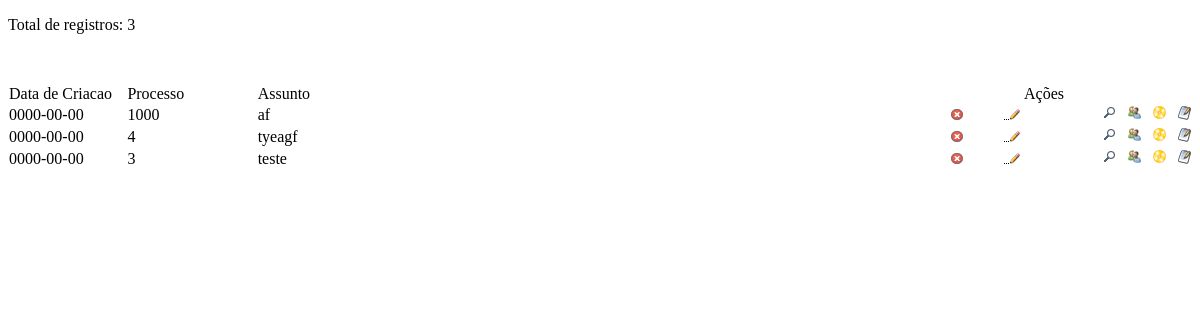
Page /testeAMR.php (signed in) on the earlier database version.
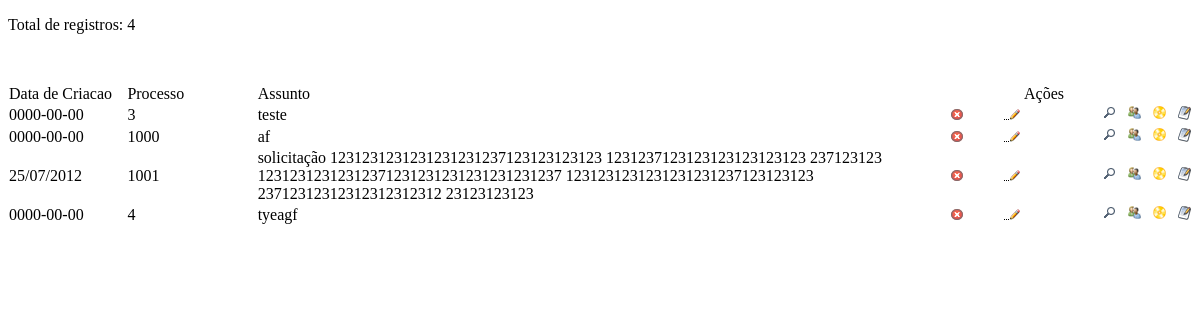
Same page on the later database version.
### tables this page shows
CREATE TABLE IF NOT EXISTS `processo` (
  `id_processo` int(11) NOT NULL AUTO_INCREMENT,
  `data_criacao` varchar(15) NOT NULL,
  `status` varchar(30) NOT NULL,
  `tipo_processo` varchar(30) NOT NULL,
  `autor` varchar(30) NOT NULL,
  `responsavel` varchar(30) NOT NULL,
  `coresponsavel` varchar(30) NOT NULL,
  `assunto` varchar(200) NOT NULL,
  `descricao` longtext NOT NULL,
  PRIMARY KEY (`id_processo`)
);

### testeAMR.php (the view, shortened to what this page needs)
<?PHP
include "inc_dbConexao.php";
$sqlTipoProcesso = "SELECT tipo_processo, id_processo, data_criacao, status, assunto FROM processo GROUP BY Processo.Tipo_Processo, id_processo ORDER BY Processo.Tipo_Processo";
$rsTipoProcesso = mysql_query($sqlTipoProcesso, $conexao);
$total_registrosTipoProcesso = mysql_num_rows($rsTipoProcesso);
?>
<!DOCTYPE html PUBLIC "-//W3C//DTD XHTML 1.0 Transitional//EN" "http://www.w3.org/TR/xhtml1/DTD/xhtml1-transitional.dtd">
<head>
<table width="100%" cellspacing="0" id="table_example">
<tr id="titulo_tabela">
<td width="10%" class="tabela_titulo">Data de Criacao</td>
<td width="11%" class="tabela_titulo">Processo</td>
<td width="54%" align="right" class="tabela_titulo"><div align="left">Assunto</div></td>
<td colspan="3" class="tabela_titulo"><div align="center">Ações</div></td>
</tr>
<?PHP
while ($regTipoProcesso = mysql_fetch_array($rsTipoProcesso)) {
$id_processo 	= $regTipoProcesso["id_processo"];
$data_criacao 	= $regTipoProcesso["data_criacao"];
$status 		= $regTipoProcesso["status"];
$assunto 		= $regTipoProcesso["assunto"];
?>
<tr>
<td class="<?PHP print $fundo; ?>"><?PHP print $data_criacao; ?></td>
<td class="<?PHP print $fundo; ?>"><?PHP print $id_processo; ?></td>
<td align="right" class="<?PHP print $fundo; ?>"><div align="left"><?PHP print $assunto; ?></div></td>
<td width="6%" class="<?PHP print $fundo; ?>"><div align="right"><a href="cad_processo.php?acao=exc&id_processo=<?PHP print $id_processo; ?>&titulo=Exclusão de registro"><img src="./imagens/btn_cancelar_reg.gif" alt="Cancelar esse registro" border="0" onMouseOver="toolTip('Excluir o Processo <?PHP print $status; ?>')" onMouseOut="toolTip()" /></a></div></td>
<td width="5%" class="<?PHP print $fundo; ?>"><div align="right"><a href="cad_processo.php?acao=alt&id_processo=<?PHP print $id_processo; ?>&titulo=Alteração de registro"><img src="./imagens/btn_alterar_reg.gif" alt="Alterar esse registro" border="0" onMouseOver="toolTip('Alterar informações do Processo <?PHP print $status; ?>')" onMouseOut="toolTip()" /></a></div></td>
<td width="14%" class="<?PHP print $fundo; ?>"><div align="right"><a href="cad_processo.php?acao=ver&id_processo=<?PHP print $id_processo; ?>&titulo=Detalhes do registro"><img src="./imagens/btn_ver_detalhes.gif" alt="Ver detalhes desse registro" border="0" onMouseOver="toolTip('Visualizar informações do Processo <?PHP print $status; ?>')" onMouseOut="toolTip()" /></a>&nbsp;&nbsp;
    <a href="cad_processo_requerente.php?acao=ins&id_processo=<?PHP print $id_processo; ?>&titulo=Inclusão de registro"> <img src="./imagens/ico_requerente.png" alt="Cadastrar Requerente" border="0" onMouseOver="toolTip('Inserir Requerente no Processo <?PHP print $id_processo; ?>')" onMouseOut="toolTip()" /></a>&nbsp;&nbsp;
    <a href="cad_processo_sistema.php?acao=ins&id_processo=<?PHP print $id_processo; ?>&titulo=Inclusão de registro"> <img src="./imagens/ico_sistema.png" alt="Cadastrar Sistema" border="0" onMouseOver="toolTip('Inserir Sistema no Processo <?PHP print $id_processo; ?>')" onMouseOut="toolTip()" /></a>&nbsp;&nbsp;
    <a href="cad_andamento.php?acao=ins&id_processo=<?PHP print $id_processo; ?>&titulo=Inclusão de registro"> <img src="./imagens/ico_andamento.png" alt="Cadastrar Contato" border="0" onMouseOver="toolTip('Inserir Andamento no Processo <?PHP print $id_processo; ?>')" onMouseOut="toolTip()" /></a></div></td>
	</tr>
<?PHP } ?>
<P>Total de registros: <span class="c_preto"><?PHP print $total_registrosTipoProcesso; ?></span></P>
<P>&nbsp;</P>

Differences in the rows shown:
changed processo "teste": moves up the list
added processo: data_criacao "25/07/2012", id_processo "1001", assunto "solicitação 1231231231231231231237123123123123 1231237123123123123123123 237123123 12312312312312371231231231231231231237 1231231231231231231237123123123 23712312312312312312312 23123123123"
Other differences:
$total_registrosTipoProcesso: "3" → "4"
